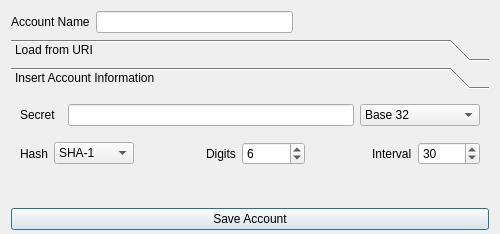
<?xml version="1.0" encoding="UTF-8"?>
<ui version="4.0">
 <class>FormNewAccount</class>
 <widget class="QDialog" name="FormNewAccount">
  <property name="geometry">
   <rect>
    <x>0</x>
    <y>0</y>
    <width>500</width>
    <height>234</height>
   </rect>
  </property>
  <property name="minimumSize">
   <size>
    <width>500</width>
    <height>0</height>
   </size>
  </property>
  <property name="maximumSize">
   <size>
    <width>500</width>
    <height>16777215</height>
   </size>
  </property>
  <property name="windowTitle">
   <string>Form</string>
  </property>
  <layout class="QGridLayout" name="gridLayout">
   <property name="bottomMargin">
    <number>0</number>
   </property>
   <item row="0" column="0">
    <layout class="QHBoxLayout" name="horizontalLayout">
     <item>
      <widget class="QLabel" name="label_2">
       <property name="text">
        <string>Account Name</string>
       </property>
      </widget>
     </item>
     <item>
      <widget class="QLineEdit" name="editAccountName"/>
     </item>
     <item>
      <spacer name="horizontalSpacer">
       <property name="orientation">
        <enum>Qt::Horizontal</enum>
       </property>
       <property name="sizeType">
        <enum>QSizePolicy::Expanding</enum>
       </property>
       <property name="sizeHint" stdset="0">
        <size>
         <width>150</width>
         <height>0</height>
        </size>
       </property>
      </spacer>
     </item>
    </layout>
   </item>
   <item row="7" column="0">
    <widget class="QPushButton" name="buttonSaveProfile">
     <property name="text">
      <string>Save Account</string>
     </property>
    </widget>
   </item>
   <item row="5" column="0">
    <widget class="QToolBox" name="toolBox">
     <property name="font">
      <font>
       <weight>50</weight>
       <bold>false</bold>
      </font>
     </property>
     <property name="currentIndex">
      <number>1</number>
     </property>
     <widget class="QWidget" name="page1">
      <property name="geometry">
       <rect>
        <x>0</x>
        <y>0</y>
        <width>482</width>
        <height>95</height>
       </rect>
      </property>
      <property name="font">
       <font>
        <weight>50</weight>
        <bold>false</bold>
       </font>
      </property>
      <attribute name="label">
       <string>Load from URI</string>
      </attribute>
      <layout class="QGridLayout" name="gridLayout_2">
       <item row="1" column="0">
        <widget class="QLabel" name="label">
         <property name="text">
          <string>URI:</string>
         </property>
        </widget>
       </item>
       <item row="1" column="1">
        <widget class="QLineEdit" name="editURI"/>
       </item>
       <item row="2" column="0">
        <spacer name="verticalSpacer">
         <property name="orientation">
          <enum>Qt::Vertical</enum>
         </property>
         <property name="sizeHint" stdset="0">
          <size>
           <width>20</width>
           <height>40</height>
          </size>
         </property>
        </spacer>
       </item>
      </layout>
     </widget>
     <widget class="QWidget" name="page_2">
      <property name="geometry">
       <rect>
        <x>0</x>
        <y>0</y>
        <width>482</width>
        <height>95</height>
       </rect>
      </property>
      <attribute name="label">
       <string>Insert Account Information</string>
      </attribute>
      <layout class="QGridLayout" name="gridLayout_3">
       <item row="2" column="0" colspan="4">
        <layout class="QHBoxLayout" name="horizontalLayout_2" stretch="0,1,0,0,0,0,0,0">
         <item>
          <widget class="QLabel" name="label_4">
           <property name="sizePolicy">
            <sizepolicy hsizetype="Preferred" vsizetype="Preferred">
             <horstretch>0</horstretch>
             <verstretch>0</verstretch>
            </sizepolicy>
           </property>
           <property name="text">
            <string>Hash</string>
           </property>
          </widget>
         </item>
         <item>
          <widget class="QComboBox" name="comboDigest">
           <property name="sizePolicy">
            <sizepolicy hsizetype="Preferred" vsizetype="Fixed">
             <horstretch>100</horstretch>
             <verstretch>0</verstretch>
            </sizepolicy>
           </property>
           <item>
            <property name="text">
             <string>SHA-1</string>
            </property>
           </item>
           <item>
            <property name="text">
             <string>SHA-256</string>
            </property>
           </item>
           <item>
            <property name="text">
             <string>SHA-512</string>
            </property>
           </item>
           <item>
            <property name="text">
             <string>MD5</string>
            </property>
           </item>
          </widget>
         </item>
         <item>
          <spacer name="horizontalSpacer_2">
           <property name="orientation">
            <enum>Qt::Horizontal</enum>
           </property>
           <property name="sizeHint" stdset="0">
            <size>
             <width>66</width>
             <height>20</height>
            </size>
           </property>
          </spacer>
         </item>
         <item>
          <widget class="QLabel" name="label_5">
           <property name="sizePolicy">
            <sizepolicy hsizetype="Preferred" vsizetype="Preferred">
             <horstretch>0</horstretch>
             <verstretch>0</verstretch>
            </sizepolicy>
           </property>
           <property name="text">
            <string>Digits</string>
           </property>
          </widget>
         </item>
         <item>
          <widget class="QSpinBox" name="spinDigits">
           <property name="sizePolicy">
            <sizepolicy hsizetype="Minimum" vsizetype="Fixed">
             <horstretch>1</horstretch>
             <verstretch>0</verstretch>
            </sizepolicy>
           </property>
           <property name="minimum">
            <number>1</number>
           </property>
           <property name="maximum">
            <number>32</number>
           </property>
           <property name="value">
            <number>6</number>
           </property>
          </widget>
         </item>
         <item>
          <spacer name="horizontalSpacer_3">
           <property name="orientation">
            <enum>Qt::Horizontal</enum>
           </property>
           <property name="sizeHint" stdset="0">
            <size>
             <width>61</width>
             <height>20</height>
            </size>
           </property>
          </spacer>
         </item>
         <item>
          <widget class="QLabel" name="label_6">
           <property name="text">
            <string>Interval</string>
           </property>
          </widget>
         </item>
         <item>
          <widget class="QSpinBox" name="spinInterval">
           <property name="sizePolicy">
            <sizepolicy hsizetype="Minimum" vsizetype="Fixed">
             <horstretch>1</horstretch>
             <verstretch>0</verstretch>
            </sizepolicy>
           </property>
           <property name="minimum">
            <number>0</number>
           </property>
           <property name="maximum">
            <number>59</number>
           </property>
           <property name="value">
            <number>30</number>
           </property>
          </widget>
         </item>
        </layout>
       </item>
       <item row="3" column="0">
        <spacer name="verticalSpacer_2">
         <property name="orientation">
          <enum>Qt::Vertical</enum>
         </property>
         <property name="sizeHint" stdset="0">
          <size>
           <width>20</width>
           <height>40</height>
          </size>
         </property>
        </spacer>
       </item>
       <item row="0" column="2">
        <widget class="QLineEdit" name="editSecret">
         <property name="sizePolicy">
          <sizepolicy hsizetype="Expanding" vsizetype="Fixed">
           <horstretch>0</horstretch>
           <verstretch>0</verstretch>
          </sizepolicy>
         </property>
        </widget>
       </item>
       <item row="0" column="0">
        <widget class="QLabel" name="label_3">
         <property name="sizePolicy">
          <sizepolicy hsizetype="Preferred" vsizetype="Preferred">
           <horstretch>0</horstretch>
           <verstretch>0</verstretch>
          </sizepolicy>
         </property>
         <property name="text">
          <string>Secret</string>
         </property>
        </widget>
       </item>
       <item row="0" column="3">
        <widget class="QComboBox" name="comboSecretBase">
         <property name="sizePolicy">
          <sizepolicy hsizetype="Maximum" vsizetype="Fixed">
           <horstretch>0</horstretch>
           <verstretch>0</verstretch>
          </sizepolicy>
         </property>
         <property name="minimumSize">
          <size>
           <width>120</width>
           <height>0</height>
          </size>
         </property>
         <property name="maximumSize">
          <size>
           <width>300</width>
           <height>16777215</height>
          </size>
         </property>
         <item>
          <property name="text">
           <string>Base 32</string>
          </property>
         </item>
         <item>
          <property name="text">
           <string>Base 64</string>
          </property>
         </item>
         <item>
          <property name="text">
           <string>Exadecimal</string>
          </property>
         </item>
        </widget>
       </item>
       <item row="1" column="0">
        <spacer name="verticalSpacer_3">
         <property name="orientation">
          <enum>Qt::Vertical</enum>
         </property>
         <property name="sizeType">
          <enum>QSizePolicy::Fixed</enum>
         </property>
         <property name="sizeHint" stdset="0">
          <size>
           <width>20</width>
           <height>10</height>
          </size>
         </property>
        </spacer>
       </item>
      </layout>
     </widget>
    </widget>
   </item>
   <item row="8" column="0">
    <spacer name="verticalSpacer_4">
     <property name="orientation">
      <enum>Qt::Vertical</enum>
     </property>
     <property name="sizeType">
      <enum>QSizePolicy::Fixed</enum>
     </property>
     <property name="sizeHint" stdset="0">
      <size>
       <width>20</width>
       <height>4</height>
      </size>
     </property>
    </spacer>
   </item>
  </layout>
 </widget>
 <resources/>
 <connections/>
</ui>
